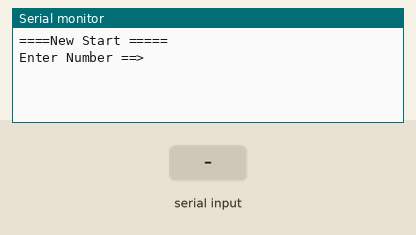
The sketch below on a simulated Arduino Uno, built with avr-gcc and run on an emulated ATmega328P. Shown: the last lines printed to the serial monitor. The inputs (shaded band) are chosen by the test bench.

Above: at 1.2 s.
1.3 s: "90,45\n" received over Serial
At 2.1 s:
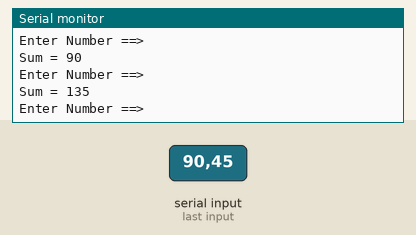
2.8 s: "30,150\n" received over Serial
At 4.5 s:
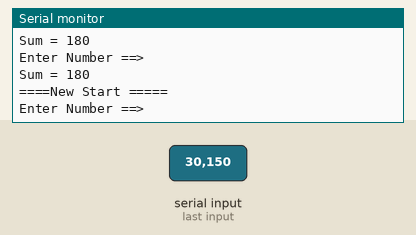
Timing chart, 0 to 6.0 s (numbered marks = the images above; inputs shaded):
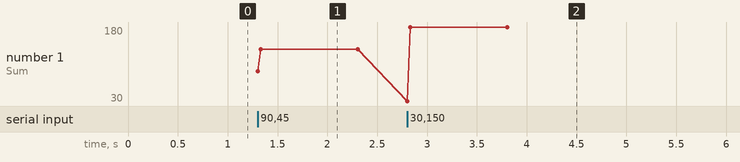

Measured:
- after the input at 1.3 s, the serial monitor: prints a new line at once (image 1)
- after the input at 2.8 s, the serial monitor: prints a new line at once (image 2)
- plotted number 1: 135 → 180 after the input at 2.8 s

The sketch:

5-7.ino
```cpp
void setup() {
  // 시리얼 통신 속도 설정 : 속도 9600 bps, 8데이터 비트, 패리티 없음, 한 개의 스톱비트
 Serial.begin(9600) ;

}
void loop() {
      int   Sum = 0, Num = 0;

     Serial.println("====New Start =====");

     do {

      Serial.println("Enter Number ==>");

     // PC에서 데이터가 전송되어 올때까지 기다린다.
      while(1) {
       if(Serial.available() > 0 ) break;
      }
     Num =  Serial.parseInt();
     Sum = Sum + Num ;
     Serial.print("Sum = ");
     Serial.println(Sum);

     } while(Num != 0);

}
```
